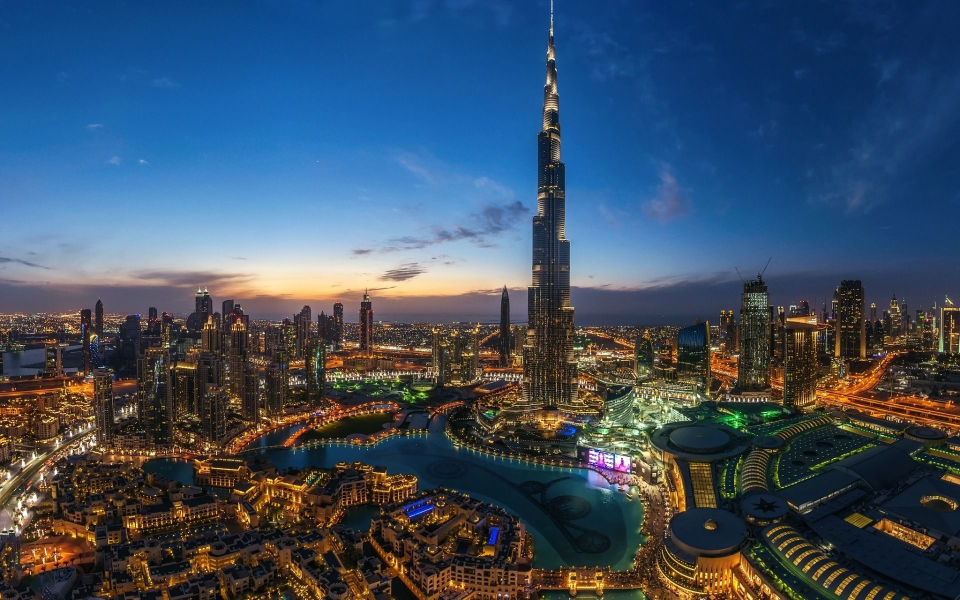
#> input picture bg.jpg, 1920 x 1200 px, given in place of the camera (shown at 1/2 size)
$ python fire.py
#> lines starting #> are read from the running program, lines starting #| are printed output that depends on the picture; after the words box and inside, x2 and y2 are one past the last pixel; in counts of white or black regions, pixels touching at a corner belong together
import cv2
import numpy as np
import playsound
import threading


def fire():
    Alarm_Status = False
    Fire_Reported = 0
    video = cv2.VideoCapture(0)
    while True:
        (grabbed, frame) = video.read()
#> frame is the input picture: shape (1200, 1920, 3); mean B, G, R 98.7, 78.9, 60.9
        if not grabbed:
            break

        frame = cv2.resize(frame, (960, 540))
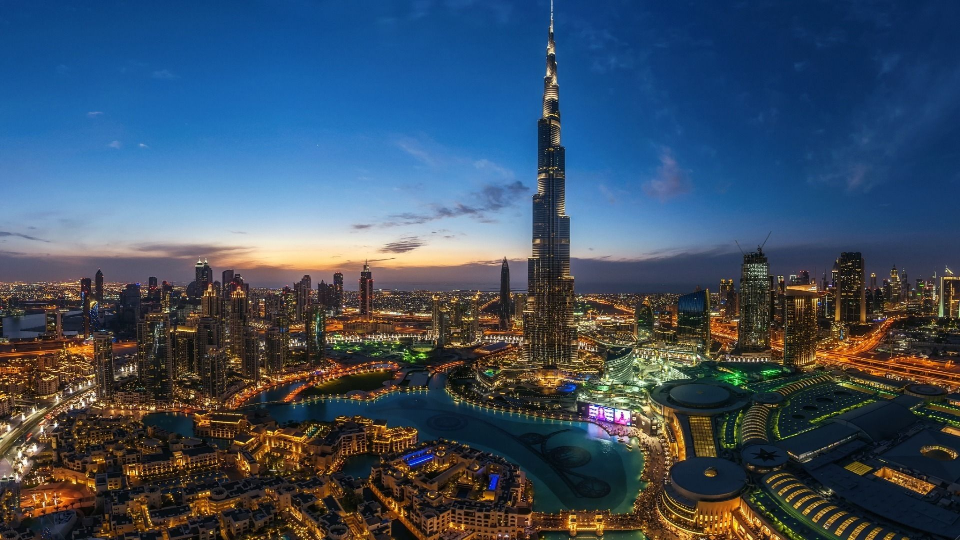
#> frame: shape (540, 960, 3); mean B, G, R 98.6, 78.8, 60.8

        blur = cv2.GaussianBlur(frame, (21, 21), 0)
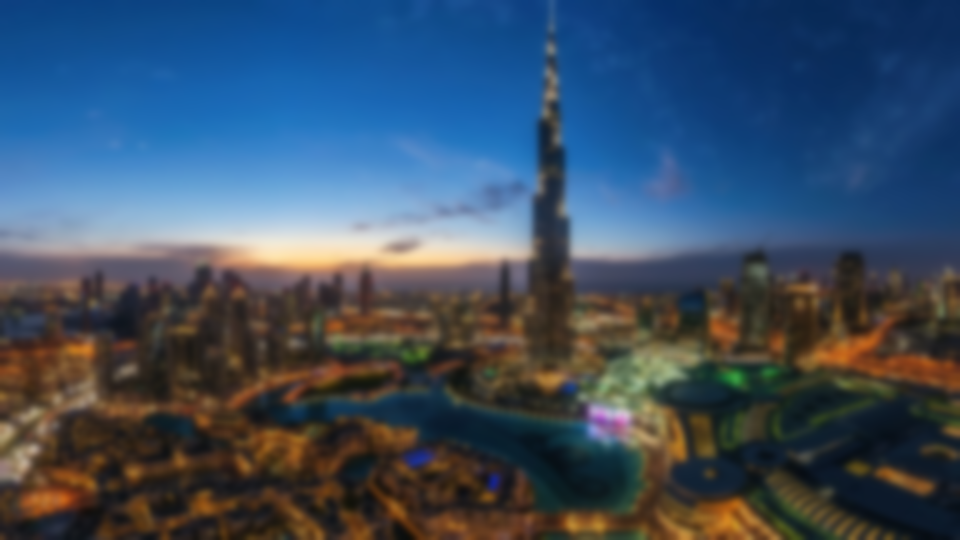
#> blur: shape (540, 960, 3); mean B, G, R 98.6, 78.8, 60.8
        hsv = cv2.cvtColor(blur, cv2.COLOR_BGR2HSV)
#> hsv: shape (540, 960, 3); mean H, S, V 74.8, 144.4, 114

        lower = [18, 50, 50]
        upper = [35, 255, 255]
        lower = np.array(lower, dtype="uint8")
        upper = np.array(upper, dtype="uint8")

        mask = cv2.inRange(hsv, lower, upper)
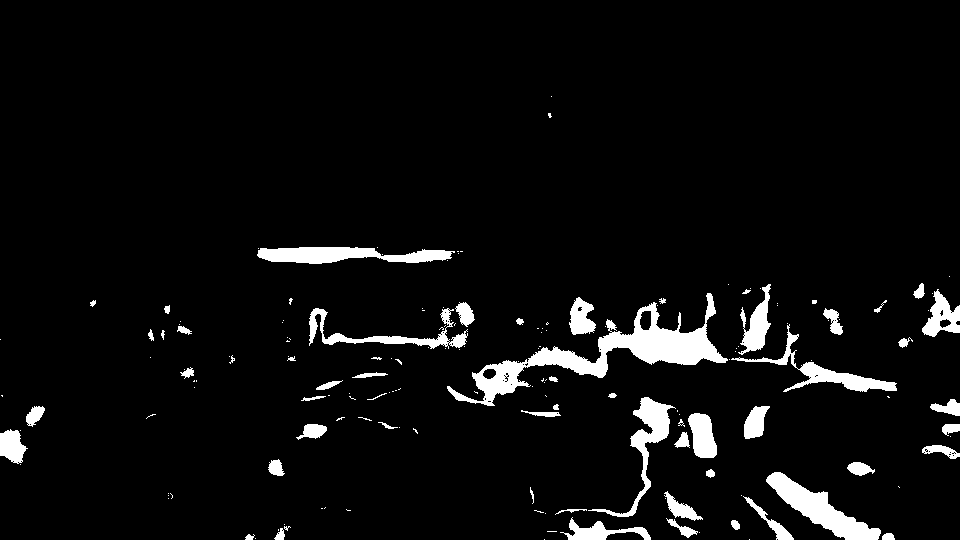
#> mask: shape (540, 960); 5.3% white; 168 white regions (110 under 20 px), largest, box (x1, y1, x2, y2) and area: (447, 293, 728, 406) 6577, (766, 472, 881, 540) 2634, (257, 247, 455, 264) 2213

        output = cv2.bitwise_and(frame, hsv, mask=mask)
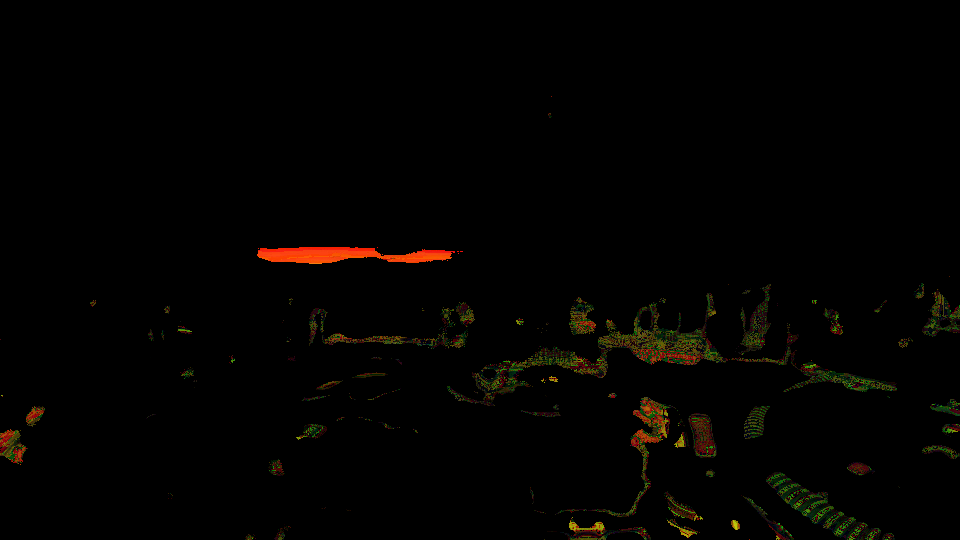
#> output: shape (540, 960, 3); mean B, G, R 0.6, 2.2, 3.4

        no_red = cv2.countNonZero(mask)
#> no_red = 27484

        if int(no_red) > 15000:
            Fire_Reported = Fire_Reported + 1

        cv2.imshow("output", output)

        if Fire_Reported >= 1:

            if Alarm_Status == False:
                threading.Thread(target=play_alarm_sound_function).start()
                Alarm_Status = True

        if cv2.waitKey(1) & 0xFF == ord('q'):
#> (key q is pressed here)
            break

    cv2.destroyAllWindows()
    video.release()

def play_alarm_sound_function():
	while True:
		playsound.playsound('sound/alarm-sound.mp3',True)


if __name__ == '__main__':
     fire()

$ run again, on cctv.jpg
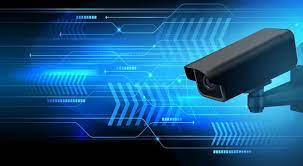
#> input picture cctv.jpg, 303 x 166 px, given in place of the camera
#> in fire, frame is the input picture: shape (166, 303, 3); mean B, G, R 131.2, 86.1, 23.2
#> in fire, `frame = cv2.resize(frame, (960, 540))`:
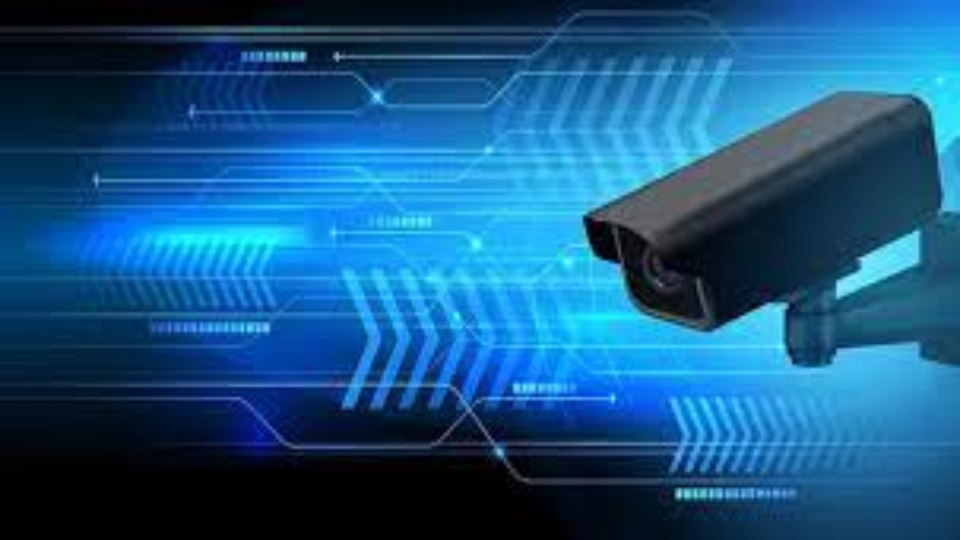
#> frame: shape (540, 960, 3); mean B, G, R 131.1, 86, 23.1
#> in fire, `blur = cv2.GaussianBlur(frame, (21, 21), 0)`:
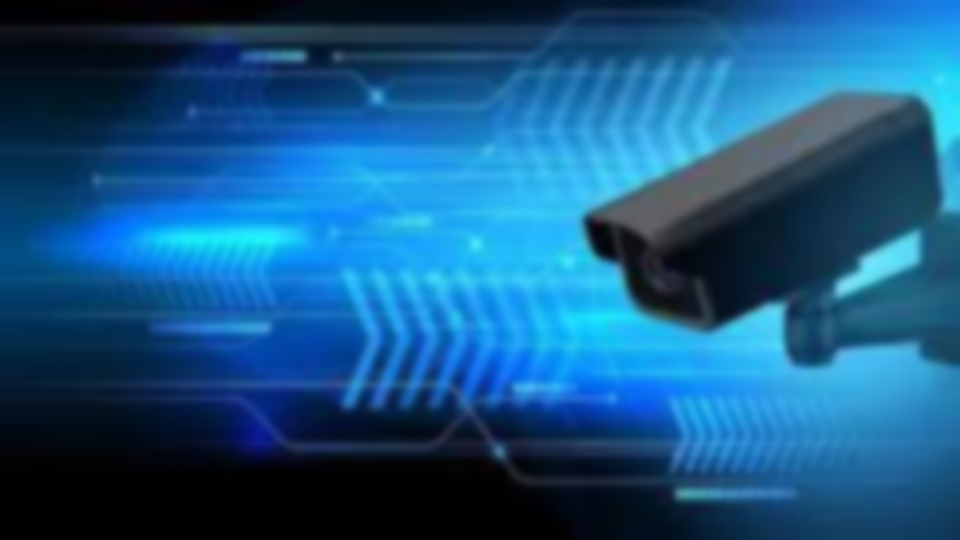
#> blur: shape (540, 960, 3); mean B, G, R 131.1, 86, 23.1
#> hsv: shape (540, 960, 3); mean H, S, V 96.7, 192.6, 131.1
#> mask: shape (540, 960); every value is 0
#> output: shape (540, 960, 3); every value is 0
#> no_red = 0
